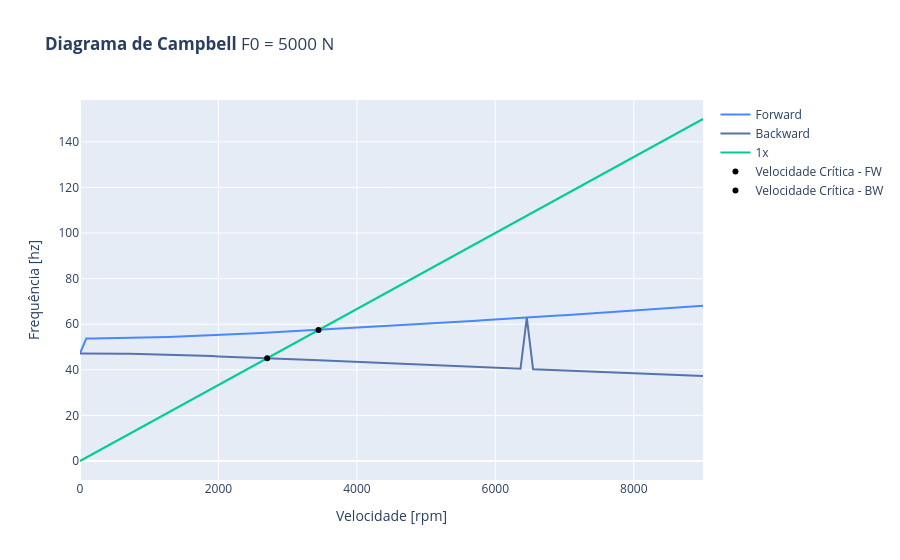

The notebook cell this image was saved under:
### Code cell
eixo_ftracao = dmr.Eixo(
    R=0.01,             # m
    L=0.4,              # m
    material=aco,
    F0=forca_axial,     # N
)
rotor_tracao = dmr.Rotor(
    eixo=eixo_ftracao,
    forma=forma,
    mancal=mancal,
    disco=D1,
    forca_assincrona=forca_assincrona,
)
rotor_tracao.plot_campbell(speed_range=(0,9000), title=f"<b>Diagrama de Campbell</b> F0 = {eixo_ftracao.F0} N")
